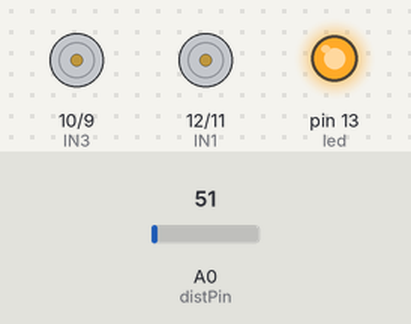
Recording of a sketch running on a simulated Arduino Uno, built with avr-gcc and run on an emulated ATmega328P. Shown: motor-driver pin pairs drawn as motors (green arrow = first pin HIGH = forward, orange = second pin HIGH = backward, longer = more drive), output pins drawn as LEDs (lit = HIGH). The test bench sets the inputs (shaded band); at power-on: A0 (distPin) = 51. What the sketch prints to the serial monitor is not drawn.

Above: at 8.3 s.
8.4 s: A0 (distPin) set to 93
At 9.3 s:
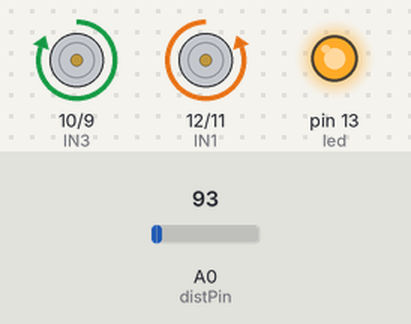
15.3 s: A0 (distPin) set to 110
At 19.3 s:
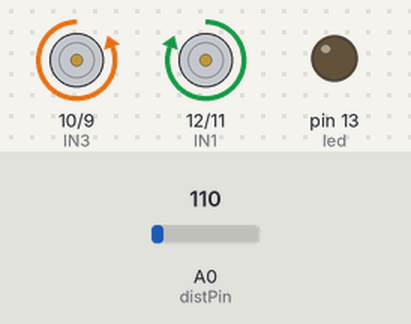
Timing chart, 0 to 20.8 s (numbered marks = the images above; inputs shaded):
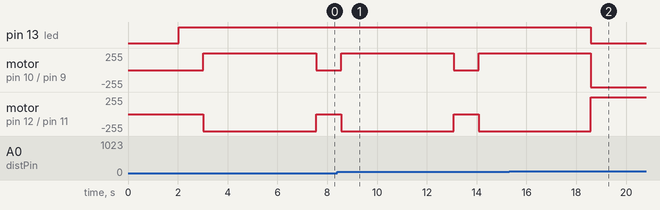

The sketch:

sensordistancia_carro.ino
```cpp
// Internetdelascosas.cl
// Script para leer la distancia  utilizando un LM35

// Declaracion de variables
float dist;
int distPin = 0; // Definimos la entrada en pin A0
int distr = 0;
int led = 13;


// Declaraciones de variables para activar los motores

int input;

int IN1 = 12;
int IN2 = 11;
int IN3 = 10;
int IN4 = 9;


void setup()
{
    // Abre puerto serial y lo configura a 9600 bps
    Serial.begin(9600);

    // Activa el pin 12
    pinMode(led, OUTPUT);

  pinMode (IN1, OUTPUT);    // Input4 conectada al pin 12
  pinMode (IN2, OUTPUT);    // Input3 conectada al pin 11
  pinMode (IN3, OUTPUT);    // Input4 conectada al pin 10
  pinMode (IN4, OUTPUT);    // Input3 conectada al pin 9


}
void loop()
{

    // Tiempo de espera despues que conecta a la corriente
    delay(2000);
    // Lee el valor desde el sensor
    dist= analogRead(distPin);


    // Convierte el valor a temperatura
    //tempC = (5.0 * tempC * 100.0)/1024.0;

    // Envia el dato al puerto serial
    Serial.print("  Estas a:  ");
    distr= dist/100;
    Serial.print(distr);
    Serial.print(dist / 100);
    Serial.print("  ctm  del objeto mas cercano\n ");
    if (distr <= 0.14)
    {
       Serial.print("  Obstaculo en la via no puedes continuar \n ");
        digitalWrite(led, HIGH);

         digitalWrite (IN4, LOW);
         digitalWrite (IN2, LOW);
         digitalWrite (IN3, LOW);
         digitalWrite (IN1, LOW);
         delay(1000);
;


         digitalWrite (IN4, LOW);
         digitalWrite (IN2, HIGH);
         digitalWrite (IN3, HIGH);
         digitalWrite (IN1, LOW);
         delay(2000);


    }
    else
    {
    Serial.print("  puedes continuar \n");
    digitalWrite(led, LOW);


         digitalWrite (IN4, HIGH);
         digitalWrite (IN3, LOW);
         digitalWrite (IN2, LOW);
         digitalWrite (IN1, HIGH);


    }
    // Espera cinco segundo para repetir el loop
    delay(500);
}
```

Measured:
- the behaviour switches between 99 and 100 on A0 (distPin) (found by bisection; images 1 and 2)
- after the input at 15.3 s, pin 13 (led): HIGH → LOW after 3.3 s
